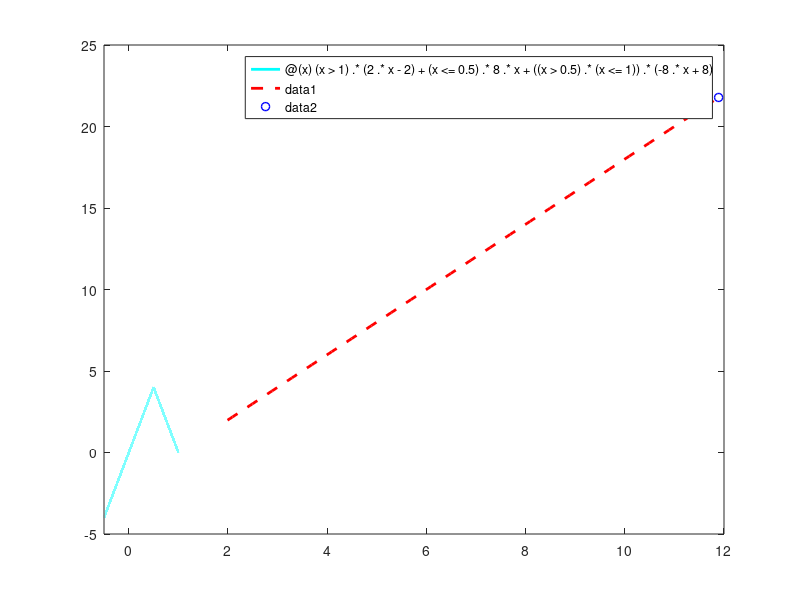

The MATLAB source for this figure:
function [solution,xValues,yValues] = fitClimber()
%UNTITLED4 Summary of this function goes here
% Detailed explanation goes here
fit = @(x) (x>1).*(2.*x-2) + (x<=0.5).*8.*x + ((x>0.5).*(x<=1)).*(-8.*x + 8);

numIterations = 100;

xValues = zeros(1,numIterations);
yValues = zeros(1,numIterations);

%random value in interval (a,b)
a = 0;
b = 2;
currentX = a + (b-a) .* rand();

for i=1:numIterations
    solutionRange = [-0.1, 0, 0.1] + currentX;
    [maxfit, indexMax] = max(fit(solutionRange));
    currentX = solutionRange(indexMax);
    
    xValues(i) = currentX;
    yValues(i) = maxfit;
end

solution=yValues(numIterations);
figure(3);
fplot(fit, [-0.5, 12],'c', 'lineWidth', 2)
hold on
plot(xValues, yValues,'--r', 'LineWidth',2)
plot(xValues(numIterations), yValues(numIterations), 'bo', 'LineWidth',1)
hold off

end